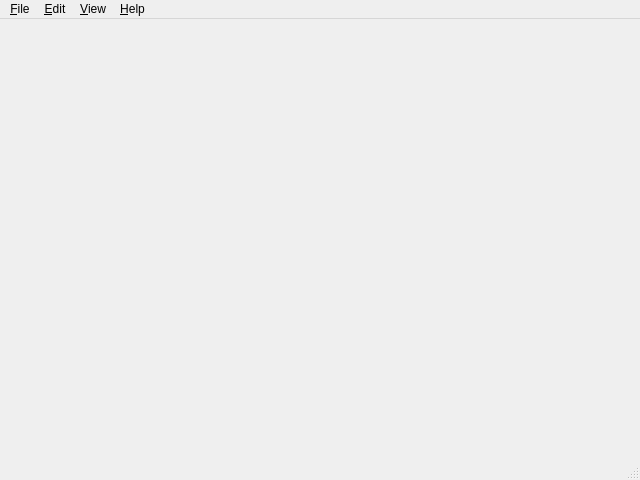
<?xml version="1.0" encoding="UTF-8"?>
<ui version="4.0">
 <class>UnTech::GuiQt::MainWindow</class>
 <widget class="QMainWindow" name="UnTech::GuiQt::MainWindow">
  <property name="geometry">
   <rect>
    <x>0</x>
    <y>0</y>
    <width>640</width>
    <height>480</height>
   </rect>
  </property>
  <property name="windowTitle">
   <string>UnTech Resources Editor</string>
  </property>
  <widget class="QMenuBar" name="menubar">
   <property name="geometry">
    <rect>
     <x>0</x>
     <y>0</y>
     <width>640</width>
     <height>20</height>
    </rect>
   </property>
   <widget class="QMenu" name="menu_File">
    <property name="title">
     <string>&amp;File</string>
    </property>
    <widget class="OpenRecentMenu" name="menu_OpenRecent">
     <property name="title">
      <string>Open &amp;Recent</string>
     </property>
    </widget>
    <widget class="QMenu" name="menu_New">
     <property name="title">
      <string>&amp;New Project</string>
     </property>
     <property name="icon">
      <iconset resource="../../resources/resources.qrc">
       <normaloff>:/icons/new.svg</normaloff>:/icons/new.svg</iconset>
     </property>
    </widget>
    <addaction name="menu_New"/>
    <addaction name="action_AddResource"/>
    <addaction name="separator"/>
    <addaction name="action_Open"/>
    <addaction name="menu_OpenRecent"/>
    <addaction name="separator"/>
    <addaction name="action_Save"/>
    <addaction name="action_SaveAll"/>
    <addaction name="action_RevertResource"/>
    <addaction name="separator"/>
    <addaction name="action_CloseProject"/>
    <addaction name="action_Quit"/>
   </widget>
   <widget class="QMenu" name="menu_Edit">
    <property name="title">
     <string>&amp;Edit</string>
    </property>
   </widget>
   <widget class="QMenu" name="menu_View">
    <property name="title">
     <string>&amp;View</string>
    </property>
   </widget>
   <widget class="QMenu" name="menu_Help">
    <property name="title">
     <string>&amp;Help</string>
    </property>
    <addaction name="action_About"/>
   </widget>
   <addaction name="menu_File"/>
   <addaction name="menu_Edit"/>
   <addaction name="menu_View"/>
   <addaction name="menu_Help"/>
  </widget>
  <widget class="QStatusBar" name="statusbar"/>
  <action name="action_About">
   <property name="text">
    <string>&amp;About</string>
   </property>
   <property name="menuRole">
    <enum>QAction::AboutRole</enum>
   </property>
  </action>
  <action name="action_Open">
   <property name="icon">
    <iconset resource="../../resources/resources.qrc">
     <normaloff>:/icons/open.svg</normaloff>:/icons/open.svg</iconset>
   </property>
   <property name="text">
    <string>&amp;Open</string>
   </property>
   <property name="shortcut">
    <string>Ctrl+O</string>
   </property>
  </action>
  <action name="action_Save">
   <property name="icon">
    <iconset resource="../../resources/resources.qrc">
     <normaloff>:/icons/save.svg</normaloff>:/icons/save.svg</iconset>
   </property>
   <property name="text">
    <string>&amp;Save</string>
   </property>
   <property name="shortcut">
    <string>Ctrl+S</string>
   </property>
  </action>
  <action name="action_Quit">
   <property name="text">
    <string>&amp;Quit</string>
   </property>
  </action>
  <action name="action_AddResource">
   <property name="text">
    <string>Add &amp;Resource</string>
   </property>
   <property name="toolTip">
    <string>Add Resource (cannot be undone)</string>
   </property>
  </action>
  <action name="action_SaveAll">
   <property name="text">
    <string>Save &amp;All</string>
   </property>
   <property name="shortcut">
    <string>Ctrl+Shift+S</string>
   </property>
  </action>
  <action name="action_CloseProject">
   <property name="text">
    <string>Close Project</string>
   </property>
  </action>
  <action name="action_RevertResource">
   <property name="text">
    <string>Revert</string>
   </property>
   <property name="toolTip">
    <string>Revert File (cannot be undone)</string>
   </property>
  </action>
 </widget>
 <customwidgets>
  <customwidget>
   <class>OpenRecentMenu</class>
   <extends>QMenu</extends>
   <header>gui-qt/common/openrecentmenu.h</header>
  </customwidget>
 </customwidgets>
 <resources>
  <include location="../../resources/resources.qrc"/>
 </resources>
 <connections/>
</ui>
